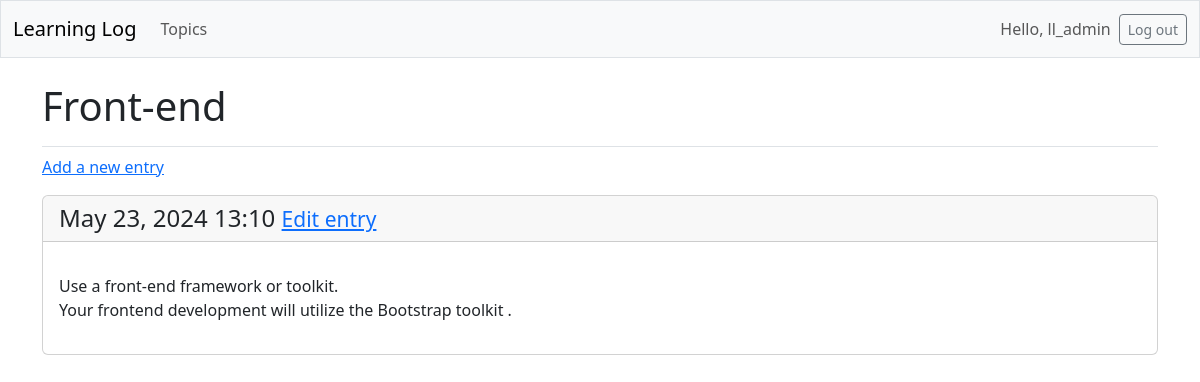
The page /topics/2/ (signed in) on the database its author committed.
### learning_logs/models.py (models this page shows, shortened)
class Topic(models.Model):
    text = models.CharField(max_length=200)
    date_added = models.DateTimeField(auto_now_add=True)
    owner = models.ForeignKey(User, on_delete=models.CASCADE)

class Entry(models.Model):
    topic = models.ForeignKey(Topic, on_delete=models.CASCADE)
    text = models.TextField()
    date_added = models.DateTimeField(auto_now_add=True)
    class Meta:
        verbose_name_plural = 'entries'

### learning_logs/views.py (the view)
# urls.py: path('topics/<int:topic_id>/', views.topic, name='topic'),
@login_required
def topic(request, topic_id):
    topic = Topic.objects.get(id=topic_id)
    if topic.owner != request.user:
        raise Http404
    entries = topic.entry_set.order_by('-date_added')
    context = {'topic': topic, 'entries': entries}
    return render(request, 'learning_logs/topic.html', context)

### learning_logs/templates/learning_logs/topic.html
{% extends 'learning_logs/base.html' %}
{% block page_header %}
<h1>{{ topic.text }}</h1>
{% endblock page_header %}
{% block content %}
<p>
    <a href="{% url 'learning_logs:new_entry' topic.id %}">Add a new entry</a>
</p>
{% for entry in entries %}
<div class="card mb-3">
    <h4 class="card-header">
        {{ entry.date_added|date:'M d, Y H:i' }}
        <small><a href="{% url 'learning_logs:edit_entry' entry.id %}">
                Edit entry</a></small>
    </h4>
    <div class="card-body">
        <p class="card-text">{{ entry.text|linebreaks }}</p>
    </div>
</div>
{% empty %}
<p>There are no entries for this topic yet.</p>
{% endfor %}
{% endblock content %}

### learning_logs/templates/learning_logs/base.html (shortened to what this page needs)
<!-- All Bootstrap styling options are now available in any template that inherits from base.html.
    If you want to use custom template tags from django-bootstrap5, each template will need to include
    the {% load django_bootstrap5 %} tag -->
<!DOCTYPE html>
<html lang="en">
<head>
    {% load django_bootstrap5 %}
    {% bootstrap_css %}
</head>
<body>
    <nav class="navbar navbar-expand-md navbar-light bg-light mb-4 border">
        <div class="container-fluid">
            <a class="navbar-brand" href="{% url 'learning_logs:index' %}">Learning Log</a>
            <div class="collapse navbar-collapse" id="navbarCollapse">
                <ul class="navbar-nav me-auto mb-2 mb-md-0">
                    <li class=" nav-item">
                        <a class="nav-link" href="{% url 'learning_logs:topics' %}">Topics</a>
                    </li>
                </ul>
                <ul class="navbar-nav ms-auto mb-2 mb-md-0">
                    {% if user.is_authenticated %}
                    <li class="nav-item">
                        <span class="navbar-text me-2">Hello, {{ user.username }}</span>
                    </li>
                    {% endif %}
                </ul>
                {% if user.is_authenticated %}
                <form action="{% url 'accounts:logout' %}" method="post">
                    <button type="submit" class="btn btn-outline-secondary btn-sm">Log out</button>
                </form>
                {% endif %}
            </div>
        </div>
    </nav>
    <main class="container">
        <div class="pb-2 mb-2 border-bottom">
            {% block page_header %} {% endblock page_header %}
        </div>
        <div>
            {% block content %}{% endblock content %}
        </div>
    </main>
</body>
</html>

### rows shown on the page
Topic: text "Front-end"
Entry: date_added "May 23, 2024 13:10", text "Use a front-end framework or toolkit. Your frontend development will utilize the Bootstrap toolkit ."

### other values the page prints
{{ user.username }} "ll_admin"
